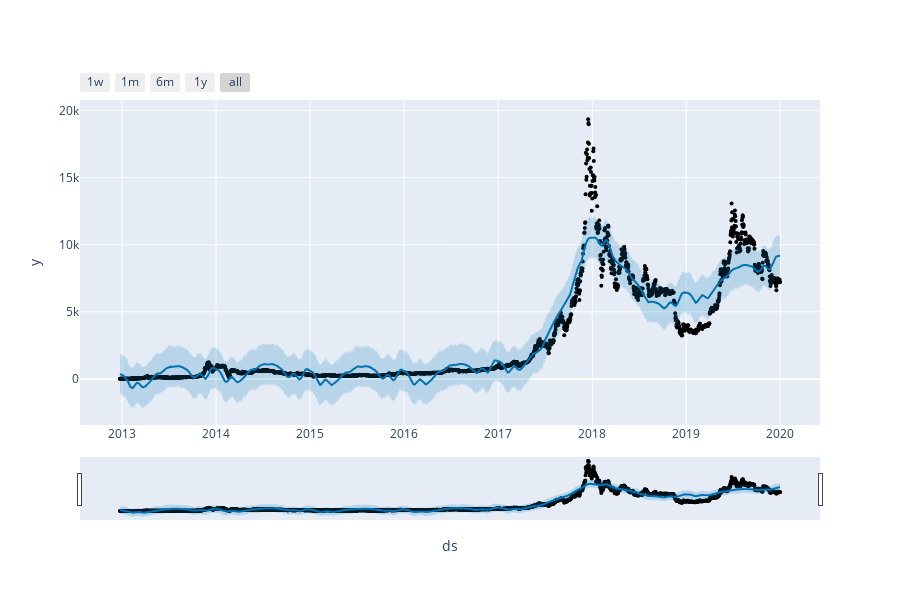

Source (notebook cell):
### Markdown cell above
## Plot predictions - training dataset

### Code cell
plot_plotly(model, pred_train)

### Figure 1 — Plotly figure (JSON) as saved in the notebook; plotly's stock layout.template omitted (floating-point values rounded to 4 significant figures; data arrays with more than 128 entries replaced by an {"elided": "..."} marker saying what was removed)
{"data": [{"marker": {"color": "black", "size": 4}, "mode": "markers", "name": "Actual", "type": "scatter", "x": {"elided": "2564 str values"}, "y": {"elided": "2564 float values"}}, {"hoverinfo": "skip", "line": {"width": 0}, "mode": "lines", "type": "scatter", "x": {"elided": "2564 str values"}, "y": {"elided": "2564 float values"}}, {"fill": "tonexty", "fillcolor": "rgba(0, 114, 178, 0.2)", "line": {"color": "#0072B2", "width": 2}, "mode": "lines", "name": "Predicted", "type": "scatter", "x": {"elided": "2564 str values"}, "y": {"elided": "2564 float values"}}, {"fill": "tonexty", "fillcolor": "rgba(0, 114, 178, 0.2)", "hoverinfo": "skip", "line": {"width": 0}, "mode": "lines", "type": "scatter", "x": {"elided": "2564 str values"}, "y": {"elided": "2564 float values"}}], "layout": {"height": 600, "showlegend": false, "width": 900, "xaxis": {"rangeselector": {"buttons": [{"count": 7, "label": "1w", "step": "day", "stepmode": "backward"}, {"count": 1, "label": "1m", "step": "month", "stepmode": "backward"}, {"count": 6, "label": "6m", "step": "month", "stepmode": "backward"}, {"count": 1, "label": "1y", "step": "year", "stepmode": "backward"}, {"step": "all"}]}, "rangeslider": {"visible": true}, "title": {"text": "ds"}, "type": "date"}, "yaxis": {"title": {"text": "y"}}}}
